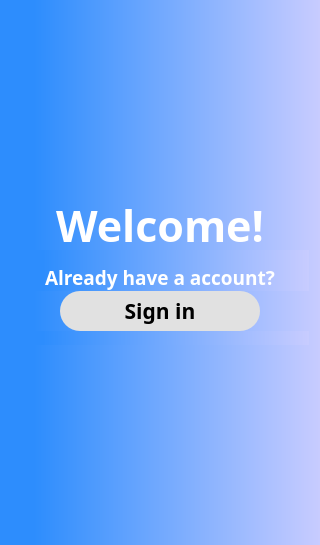
            <widget class="QFrame" name="swemail_gradient_left">
             <property name="minimumSize">
              <size>
               <width>320</width>
               <height>0</height>
              </size>
             </property>
             <property name="maximumSize">
              <size>
               <width>500</width>
               <height>16777215</height>
              </size>
             </property>
             <property name="styleSheet">
              <string notr="true">QFrame {
	background-color: qlineargradient(spread:pad, x1:0, y1:0, x2:1, y2:0, stop:0.106341 rgba(45, 141, 253, 255), stop:1 rgba(200, 204, 255, 255));
	border-radius: 35px;
}</string>
             </property>
             <property name="frameShape">
              <enum>QFrame::StyledPanel</enum>
             </property>
             <property name="frameShadow">
              <enum>QFrame::Raised</enum>
             </property>
             <layout class="QVBoxLayout" name="verticalLayout_13">
              <property name="spacing">
               <number>0</number>
              </property>
              <property name="topMargin">
               <number>200</number>
              </property>
              <property name="bottomMargin">
               <number>200</number>
              </property>
              <item>
               <widget class="QLabel" name="swemail_gl_wlcome_lbl">
                <property name="minimumSize">
                 <size>
                  <width>0</width>
                  <height>0</height>
                 </size>
                </property>
                <property name="maximumSize">
                 <size>
                  <width>16777215</width>
                  <height>50</height>
                 </size>
                </property>
                <property name="font">
                 <font>
                  <family>Tw Cen MT</family>
                  <pointsize>32</pointsize>
                  <weight>75</weight>
                  <bold>true</bold>
                 </font>
                </property>
                <property name="styleSheet">
                 <string notr="true">QLabel {
	background-color: rgba(255, 255, 255, 0);
	color: rgb(255, 255, 255);
}</string>
                </property>
                <property name="text">
                 <string>Welcome!</string>
                </property>
                <property name="alignment">
                 <set>Qt::AlignCenter</set>
                </property>
               </widget>
              </item>
              <item>
               <widget class="QLabel" name="swemail_gl_spacer_1">
                <property name="maximumSize">
                 <size>
                  <width>16777215</width>
                  <height>50</height>
                 </size>
                </property>
                <property name="text">
                 <string/>
                </property>
               </widget>
              </item>
              <item>
               <widget class="QLabel" name="swemail_already_have_account_lbl">
                <property name="minimumSize">
                 <size>
                  <width>0</width>
                  <height>20</height>
                 </size>
                </property>
                <property name="maximumSize">
                 <size>
                  <width>16777215</width>
                  <height>30</height>
                 </size>
                </property>
                <property name="font">
                 <font>
                  <family>Tw Cen MT</family>
                  <pointsize>14</pointsize>
                  <weight>75</weight>
                  <bold>true</bold>
                 </font>
                </property>
                <property name="styleSheet">
                 <string notr="true">QLabel{
	color: rgb(255, 255, 255);
}</string>
                </property>
                <property name="text">
                 <string>Already have a account?</string>
                </property>
                <property name="alignment">
                 <set>Qt::AlignCenter</set>
                </property>
               </widget>
              </item>
              <item alignment="Qt::AlignHCenter">
               <widget class="QPushButton" name="swemail_gl_signin_btn">
                <property name="minimumSize">
                 <size>
                  <width>200</width>
                  <height>40</height>
                 </size>
                </property>
                <property name="maximumSize">
                 <size>
                  <width>300</width>
                  <height>16777215</height>
                 </size>
                </property>
                <property name="font">
                 <font>
                  <family>Tw Cen MT</family>
                  <pointsize>16</pointsize>
                  <weight>75</weight>
                  <bold>true</bold>
                 </font>
                </property>
                <property name="styleSheet">
                 <string notr="true">QPushButton {
	background-color: rgb(225, 225, 225);
	border-radius: 20px;
}

QPushButton:hover {
	background-color: rgb(235, 235, 235);
	border: 2px solid black;
}

QPushButton:pressed {
	color: blue;
	background-color: rgb(215, 215, 215);
	border: 2px solid blue;
}</string>
                </property>
                <property name="text">
                 <string>Sign in</string>
                </property>
               </widget>
              </item>
              <item>
               <widget class="QLabel" name="swemail_gl_spacer_2">
                <property name="maximumSize">
                 <size>
                  <width>16777215</width>
                  <height>50</height>
                 </size>
                </property>
                <property name="text">
                 <string/>
                </property>
               </widget>
              </item>
             </layout>
            </widget>
